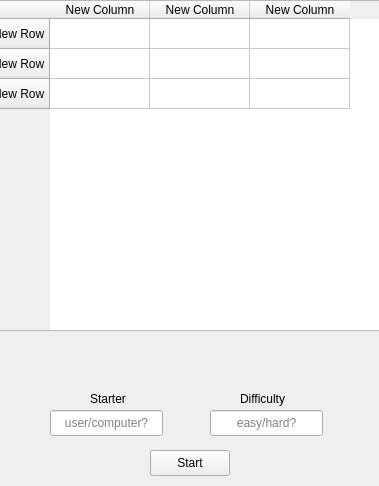
<?xml version="1.0" encoding="UTF-8"?>
<ui version="4.0">
 <class>Form</class>
 <widget class="QWidget" name="Form">
  <property name="geometry">
   <rect>
    <x>0</x>
    <y>0</y>
    <width>379</width>
    <height>486</height>
   </rect>
  </property>
  <property name="windowTitle">
   <string>Form</string>
  </property>
  <widget class="QTableWidget" name="tic_tac_toe">
   <property name="enabled">
    <bool>true</bool>
   </property>
   <property name="geometry">
    <rect>
     <x>-10</x>
     <y>0</y>
     <width>391</width>
     <height>331</height>
    </rect>
   </property>
   <property name="cursor" stdset="0">
    <cursorShape>PointingHandCursor</cursorShape>
   </property>
   <property name="focusPolicy">
    <enum>Qt::NoFocus</enum>
   </property>
   <property name="styleSheet">
    <string notr="true">selection-background-color: transparent;</string>
   </property>
   <property name="sizeAdjustPolicy">
    <enum>QAbstractScrollArea::AdjustToContents</enum>
   </property>
   <property name="editTriggers">
    <set>QAbstractItemView::NoEditTriggers</set>
   </property>
   <property name="selectionMode">
    <enum>QAbstractItemView::SingleSelection</enum>
   </property>
   <row>
    <property name="text">
     <string>New Row</string>
    </property>
   </row>
   <row>
    <property name="text">
     <string>New Row</string>
    </property>
   </row>
   <row>
    <property name="text">
     <string>New Row</string>
    </property>
   </row>
   <column>
    <property name="text">
     <string>New Column</string>
    </property>
   </column>
   <column>
    <property name="text">
     <string>New Column</string>
    </property>
   </column>
   <column>
    <property name="text">
     <string>New Column</string>
    </property>
   </column>
  </widget>
  <widget class="QLabel" name="result_label">
   <property name="geometry">
    <rect>
     <x>100</x>
     <y>350</y>
     <width>171</width>
     <height>20</height>
    </rect>
   </property>
   <property name="text">
    <string/>
   </property>
   <property name="alignment">
    <set>Qt::AlignCenter</set>
   </property>
  </widget>
  <widget class="QLineEdit" name="starter">
   <property name="geometry">
    <rect>
     <x>50</x>
     <y>410</y>
     <width>113</width>
     <height>26</height>
    </rect>
   </property>
   <property name="alignment">
    <set>Qt::AlignCenter</set>
   </property>
   <property name="placeholderText">
    <string>user/computer?</string>
   </property>
  </widget>
  <widget class="QLineEdit" name="difficulty">
   <property name="geometry">
    <rect>
     <x>210</x>
     <y>410</y>
     <width>113</width>
     <height>26</height>
    </rect>
   </property>
   <property name="text">
    <string/>
   </property>
   <property name="alignment">
    <set>Qt::AlignCenter</set>
   </property>
   <property name="placeholderText">
    <string>easy/hard?</string>
   </property>
  </widget>
  <widget class="QLabel" name="label">
   <property name="geometry">
    <rect>
     <x>90</x>
     <y>390</y>
     <width>41</width>
     <height>18</height>
    </rect>
   </property>
   <property name="text">
    <string>Starter</string>
   </property>
  </widget>
  <widget class="QLabel" name="label_2">
   <property name="geometry">
    <rect>
     <x>240</x>
     <y>390</y>
     <width>61</width>
     <height>18</height>
    </rect>
   </property>
   <property name="text">
    <string>Difficulty</string>
   </property>
  </widget>
  <widget class="QPushButton" name="start_btn">
   <property name="geometry">
    <rect>
     <x>150</x>
     <y>450</y>
     <width>80</width>
     <height>26</height>
    </rect>
   </property>
   <property name="cursor">
    <cursorShape>PointingHandCursor</cursorShape>
   </property>
   <property name="text">
    <string>Start</string>
   </property>
  </widget>
 </widget>
 <resources/>
 <connections/>
</ui>
